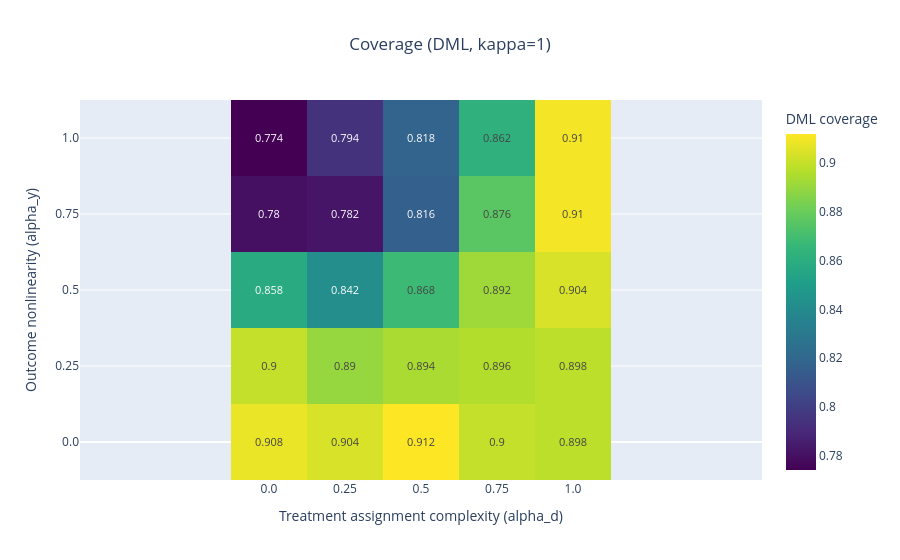

Notebook code cell kept with this figure:
### Code cell
fig = estimator_metric_heatmap(summary_df, metric="coverage", estimator="DML", kappa=1)
fig.show()

### Figure 1 — Plotly figure (JSON) as saved in the notebook; plotly's stock layout.template omitted (floating-point values rounded to 4 significant figures)
{"data": [{"colorbar": {"title": {"text": "DML coverage"}}, "colorscale": [[0, "#440154"], [0.1111, "#482878"], [0.2222, "#3e4989"], [0.3333, "#31688e"], [0.4444, "#26828e"], [0.5556, "#1f9e89"], [0.6667, "#35b779"], [0.7778, "#6ece58"], [0.8889, "#b5de2b"], [1, "#fde725"]], "hovertemplate": "alpha_d=%{x}<br>alpha_y=%{y}<br>DML coverage=%{z:.4f}<extra></extra>", "text": [[0.908, 0.904, 0.912, 0.9, 0.898], [0.9, 0.89, 0.894, 0.896, 0.898], [0.858, 0.842, 0.868, 0.892, 0.904], [0.78, 0.782, 0.816, 0.876, 0.91], [0.774, 0.794, 0.818, 0.862, 0.91]], "textfont": {"size": 11}, "texttemplate": "%{text}", "type": "heatmap", "x": [0, 0.25, 0.5, 0.75, 1], "y": [0, 0.25, 0.5, 0.75, 1], "z": [[0.908, 0.904, 0.912, 0.9, 0.898], [0.9, 0.89, 0.894, 0.896, 0.898], [0.858, 0.842, 0.868, 0.892, 0.904], [0.78, 0.782, 0.816, 0.876, 0.91], [0.774, 0.794, 0.818, 0.862, 0.91]]}], "layout": {"title": {"text": "Coverage (DML, kappa=1)", "x": 0.5}, "xaxis": {"tickmode": "array", "ticktext": ["0.0", "0.25", "0.5", "0.75", "1.0"], "tickvals": [0, 0.25, 0.5, 0.75, 1], "title": {"text": "Treatment assignment complexity (alpha_d)"}}, "yaxis": {"scaleanchor": "x", "scaleratio": 1, "tickmode": "array", "ticktext": ["0.0", "0.25", "0.5", "0.75", "1.0"], "tickvals": [0, 0.25, 0.5, 0.75, 1], "title": {"text": "Outcome nonlinearity (alpha_y)"}}}}
